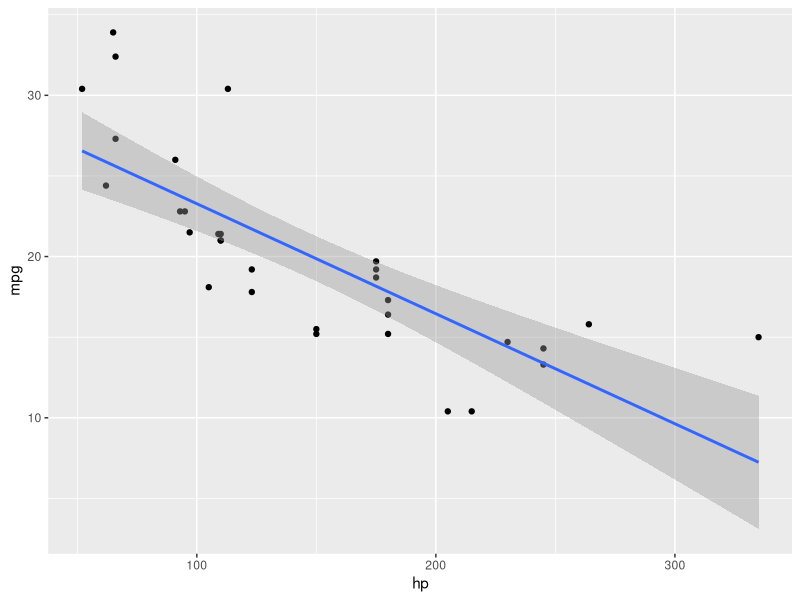
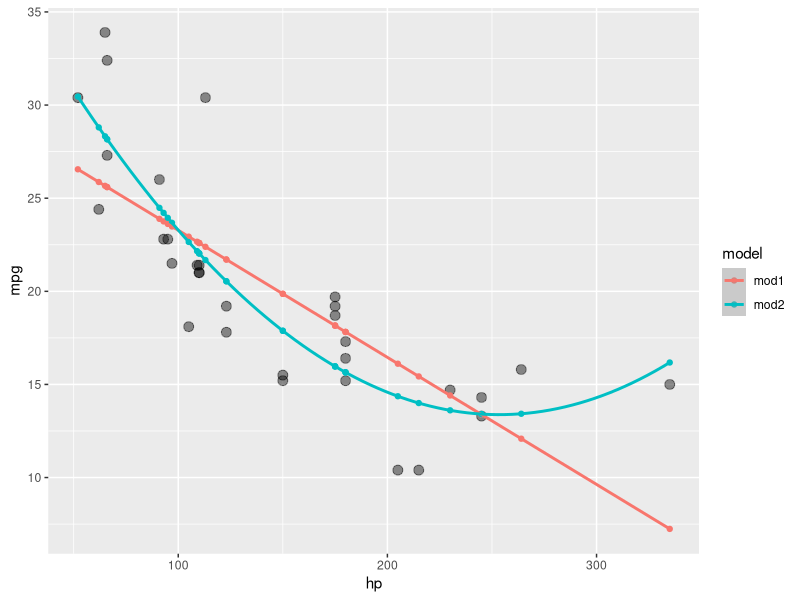
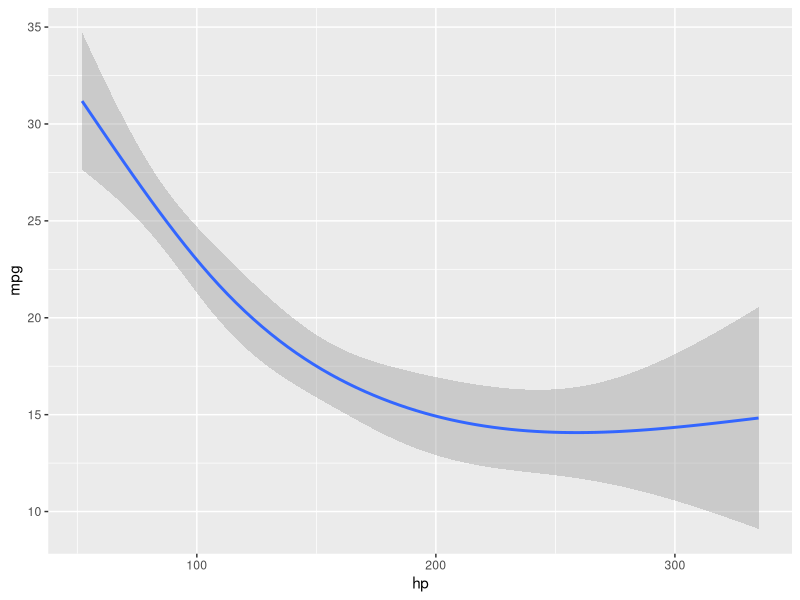

Generate these figures, in order, with R:
## ---- chunk 1
knitr::opts_chunk$set(echo = FALSE)
data(mtcars)
library(tidyverse)
library(modelr)


## ---- chunk 2
summary(mtcars)

## ---- chunk 3
ggplot(mtcars, aes(x=hp,y=mpg))+
  geom_point()+
  geom_smooth(method = "lm")


## ---- chunk 4

mod1 <- glm(data = mtcars,
            formula = mpg ~ hp)


mod2 <- glm(data = mtcars,
            formula = mpg ~ poly(hp,2))

summary(mod1)
summary(mod2)


## ---- chunk 5

gather_predictions(mtcars, mod1, mod2) %>% 
  ggplot(aes(x=hp, y=mpg))+
  geom_point(size = 3, alpha = 0.25)+
  geom_point(aes(y=pred, color = model))+
  geom_smooth(aes(y=pred, color = model))

## ---- chunk 6

mean(residuals(mod1)^2)
mean(residuals(mod2)^2)

## ---- chunk 7

library(splines)
ggplot(mtcars, aes(x= hp, y=mpg))+ 
  geom_smooth(method = "lm", formula = y ~ ns(x,3))

